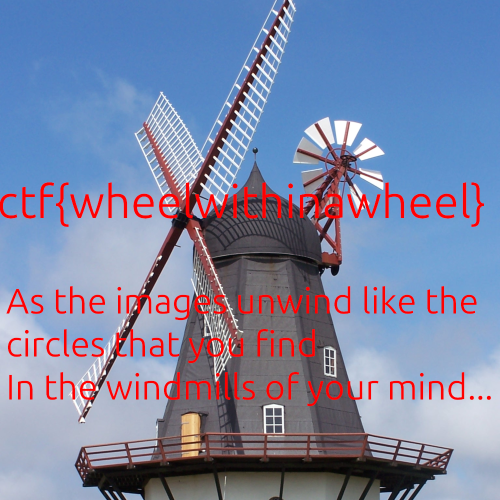
#> input picture imagemanipulation/Windmills of your mind/original.png, 1000 x 1000 px (shown at 1/2 size)
$ python scramble.py
#> lines starting #> are read from the running program, lines starting #| are printed output that depends on the picture; after the words box and inside, x2 and y2 are one past the last pixel; in counts of white or black regions, pixels touching at a corner belong together
from PIL import Image, ImageDraw
import sys

ROTATION = 45
CIRCLE_COUNT = 24
SHRINK_PER_STEP = 20

INPUT = "original.png"
OUTPUT = "scrambled.png"

image = Image.open(INPUT)
#> image is the input picture: PIL image 1000x1000 RGBA; mean R, G, B, A 124.4, 133.5, 165.2, 255
width, height = image.size
#> width = 1000; height = 1000
centerx, centery = width // 2, height // 2
#> centerx = 500; centery = 500

for i in range(CIRCLE_COUNT):

    radius = (width // 2) - i * SHRINK_PER_STEP

    mask = Image.new("L", (width, height), 0)
    draw = ImageDraw.Draw(mask)
    draw.ellipse(
        (centerx - radius, centery - radius, centerx + radius, centery + radius),
        fill=255
    )
    draw.ellipse(
        (centerx - radius + SHRINK_PER_STEP, centery - radius + SHRINK_PER_STEP, centerx + radius - SHRINK_PER_STEP, centery + radius - SHRINK_PER_STEP),
        fill=0
    )

    rotated = image.rotate(ROTATION * (i+1), resample=Image.BICUBIC, center=(centerx, centery))

    image = Image.composite(rotated, image, mask)
#> this loop made 24 passes
#> pass 1, `rotated = image.rotate(ROTATION * (i+1), resample=Image.BICUBIC, cente..`:
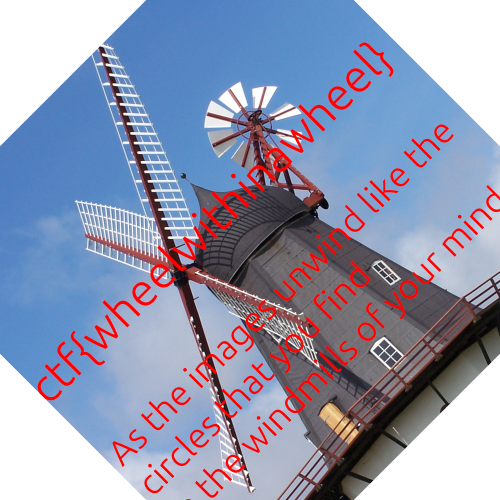
#> rotated: PIL image 1000x1000 RGBA (shown at 1/2 size); mean R, G, B, A 103.6, 108.5, 133.4, 211.4; transparent parts drawn white
#> pass 1, `image = Image.composite(rotated, image, mask)`:
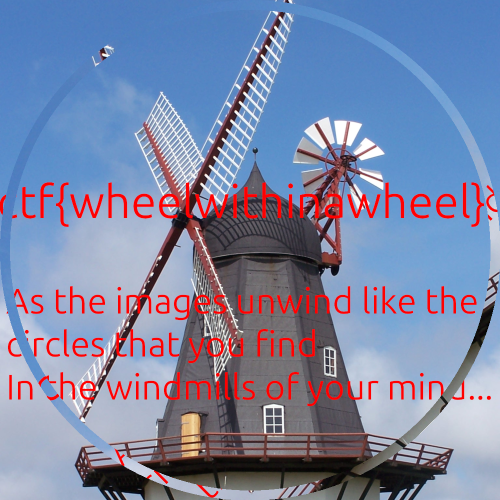
#> image: PIL image 1000x1000 RGBA (shown at 1/2 size); mean R, G, B, A 124.4, 133.5, 165.2, 255; transparent parts drawn white
#> pass 2, `rotated = image.rotate(ROTATION * (i+1), resample=Image.BICUBIC, cente..`:
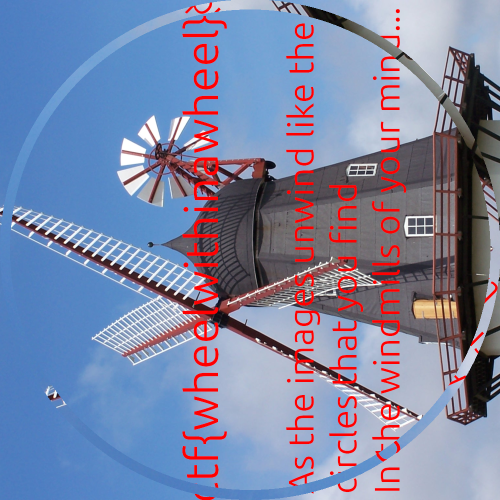
#> rotated: PIL image 1000x1000 RGBA (shown at 1/2 size); mean R, G, B, A 124.4, 133.5, 165.2, 255; transparent parts drawn white
#> after the loop:
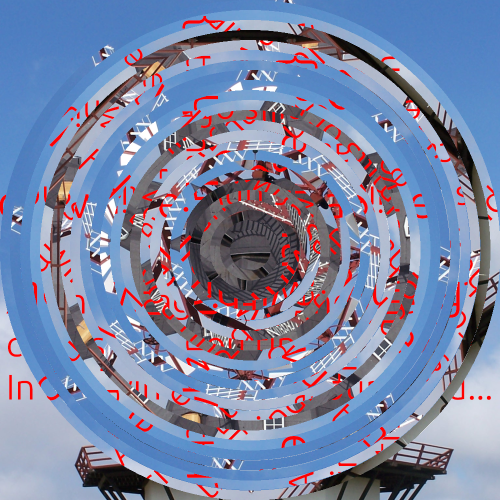
#> image: PIL image 1000x1000 RGBA (shown at 1/2 size); mean R, G, B, A 124.2, 133.3, 165, 255; transparent parts drawn white
#> after the loop:
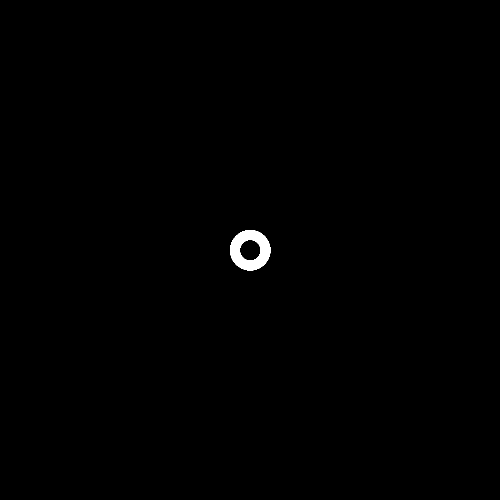
#> mask: PIL image 1000x1000 L (shown at 1/2 size); 0.38% white; 1 white region, box (x1, y1, x2, y2) and area: (460, 460, 541, 541) 3832

image.save(OUTPUT)
